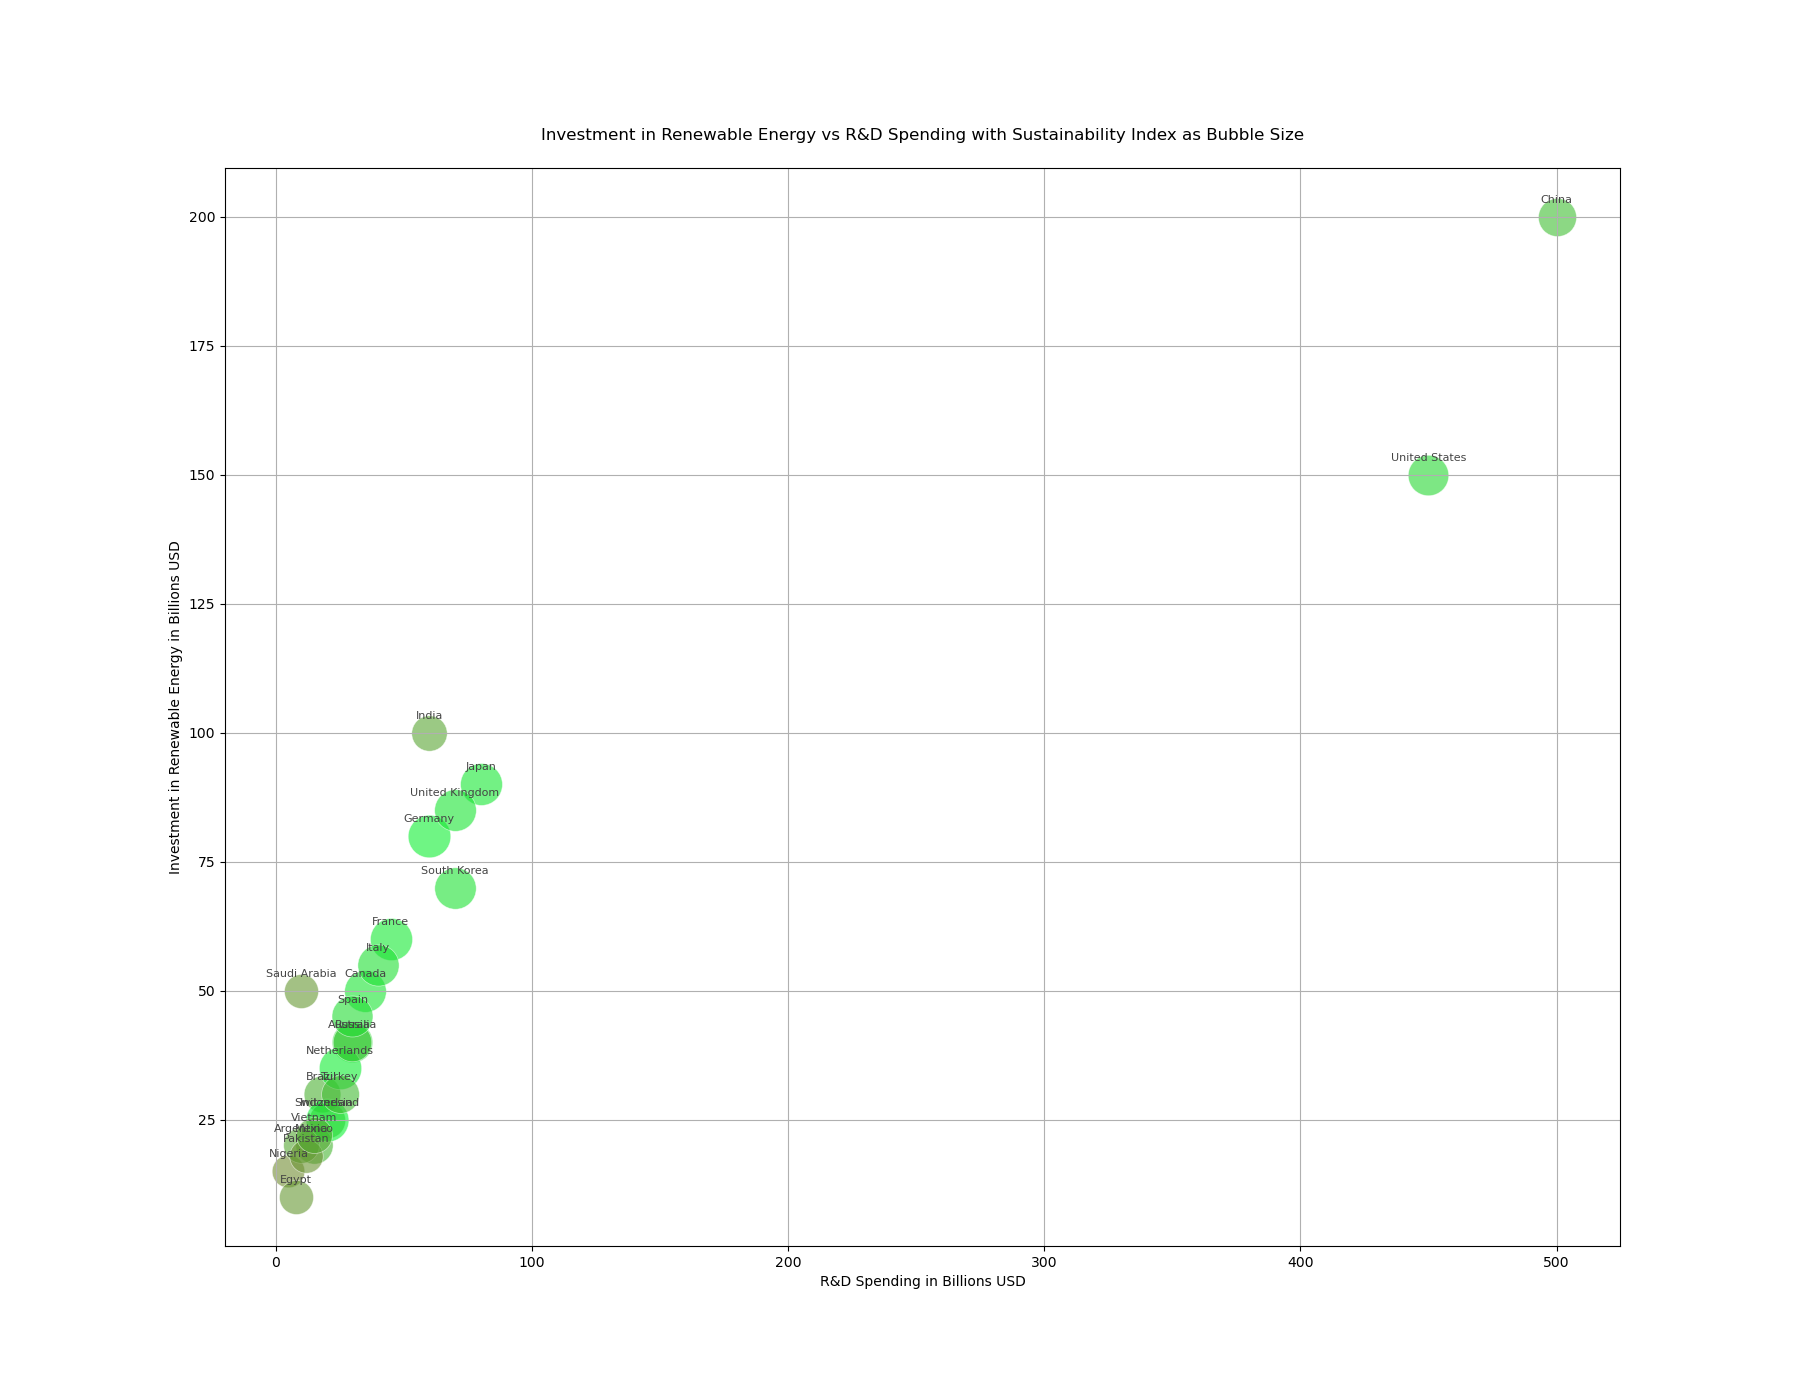

The Python source for this figure:

import matplotlib.pyplot as plt

# Data for plotting
countries = ["Australia", "Brazil", "Canada", "China", "France",
             "Germany", "India", "Indonesia", "Italy", "Japan",
             "Mexico", "Netherlands", "Russia", "Saudi Arabia", "South Korea",
             "Spain", "Switzerland", "Turkey", "United Kingdom", "United States",
             "Nigeria", "Argentina", "Egypt", "Pakistan", "Vietnam"]
investment_renewable = [40, 30, 50, 200, 60,
                        80, 100, 25, 55, 90,
                        20, 35, 40, 50, 70,
                        45, 25, 30, 85, 150,
                        15, 20, 10, 18, 22]  # in billions USD
rnd_spending = [30, 18, 35, 500, 45,
                60, 60, 20, 40, 80,
                15, 25, 30, 10, 70,
                30, 20, 25, 70, 450,
                5, 10, 8, 12, 15]  # in billions USD
sustainability_index = [0.85, 0.70, 0.90, 0.75, 0.92,
                        0.94, 0.65, 0.68, 0.88, 0.91,
                        0.72, 0.93, 0.77, 0.60, 0.89,
                        0.87, 0.95, 0.74, 0.90, 0.85,
                        0.55, 0.66, 0.60, 0.58, 0.67]

# Convert Sustainability Index to a size for the plot, with an arbitrary scale factor
sizes = [s * 1000 for s in sustainability_index]

# Create the Bubble Chart
plt.figure(figsize=(18, 14))
for i in range(len(countries)):
    plt.scatter(rnd_spending[i], investment_renewable[i], s=sizes[i], alpha=0.6,
                c=[f'#{int((1-sustainability_index[i])*255):02x}{int(sustainability_index[i]*255):02x}33'],
                edgecolors='w', linewidth=0.5)

plt.title('Investment in Renewable Energy vs R&D Spending with Sustainability Index as Bubble Size', pad=20)
plt.xlabel('R&D Spending in Billions USD')
plt.ylabel('Investment in Renewable Energy in Billions USD')
plt.grid(True)

# Add country labels to bubbles
for i, country in enumerate(countries):
    plt.annotate(country, (rnd_spending[i], investment_renewable[i]), textcoords="offset points", 
                 xytext=(0, 10), ha='center', fontsize=8, color='#444444')

plt.show()
